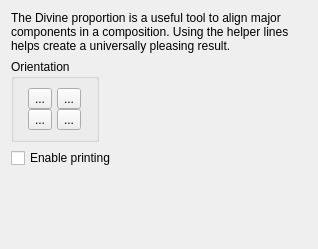
<ui version="4.0" >
 <class>Intro</class>
 <widget class="QWidget" name="Intro" >
  <property name="geometry" >
   <rect>
    <x>0</x>
    <y>0</y>
    <width>318</width>
    <height>249</height>
   </rect>
  </property>
  <layout class="QGridLayout" >
   <item row="0" column="0" colspan="2" >
    <widget class="QLabel" name="label" >
     <property name="text" >
      <string>The Divine proportion is a useful tool to align major components in a composition. Using the helper lines helps create a universally pleasing result.</string>
     </property>
     <property name="wordWrap" >
      <bool>true</bool>
     </property>
    </widget>
   </item>
   <item row="1" column="0" >
    <widget class="QGroupBox" name="groupBox" >
     <property name="title" >
      <string>Orientation</string>
     </property>
     <layout class="QGridLayout" >
      <property name="horizontalSpacing" >
       <number>0</number>
      </property>
      <property name="verticalSpacing" >
       <number>0</number>
      </property>
      <item row="0" column="0" >
       <widget class="QToolButton" name="topLeft" >
        <property name="text" >
         <string>...</string>
        </property>
        <property name="checkable" >
         <bool>true</bool>
        </property>
        <property name="autoExclusive" >
         <bool>true</bool>
        </property>
       </widget>
      </item>
      <item row="0" column="1" >
       <widget class="QToolButton" name="topRight" >
        <property name="text" >
         <string>...</string>
        </property>
        <property name="checkable" >
         <bool>true</bool>
        </property>
        <property name="autoExclusive" >
         <bool>true</bool>
        </property>
       </widget>
      </item>
      <item row="1" column="0" >
       <widget class="QToolButton" name="bottomLeft" >
        <property name="text" >
         <string>...</string>
        </property>
        <property name="checkable" >
         <bool>true</bool>
        </property>
        <property name="autoExclusive" >
         <bool>true</bool>
        </property>
       </widget>
      </item>
      <item row="1" column="1" >
       <widget class="QToolButton" name="bottomRight" >
        <property name="text" >
         <string>...</string>
        </property>
        <property name="checkable" >
         <bool>true</bool>
        </property>
        <property name="autoExclusive" >
         <bool>true</bool>
        </property>
       </widget>
      </item>
     </layout>
    </widget>
   </item>
   <item row="1" column="1" >
    <spacer>
     <property name="orientation" >
      <enum>Qt::Horizontal</enum>
     </property>
     <property name="sizeHint" >
      <size>
       <width>40</width>
       <height>20</height>
      </size>
     </property>
    </spacer>
   </item>
   <item row="2" column="0" colspan="2" >
    <widget class="QCheckBox" name="printable" >
     <property name="text" >
      <string>Enable printing</string>
     </property>
    </widget>
   </item>
   <item row="3" column="1" >
    <spacer>
     <property name="orientation" >
      <enum>Qt::Vertical</enum>
     </property>
     <property name="sizeHint" >
      <size>
       <width>20</width>
       <height>1</height>
      </size>
     </property>
    </spacer>
   </item>
  </layout>
 </widget>
 <resources/>
 <connections/>
</ui>
